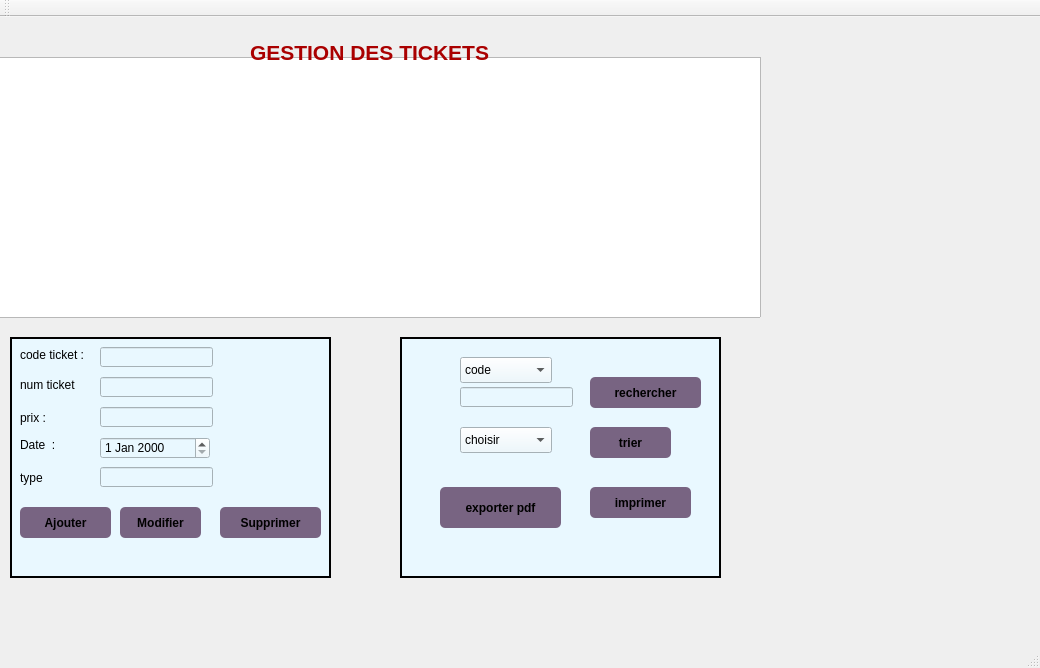
<?xml version="1.0" encoding="UTF-8"?>
<ui version="4.0">
 <class>MainWindow3</class>
 <widget class="QMainWindow" name="MainWindow3">
  <property name="geometry">
   <rect>
    <x>0</x>
    <y>0</y>
    <width>1040</width>
    <height>668</height>
   </rect>
  </property>
  <property name="windowTitle">
   <string>Gestion des Clients</string>
  </property>
  <widget class="QWidget" name="centralWidget">
   <widget class="QStackedWidget" name="stackedWidget">
    <property name="geometry">
     <rect>
      <x>-40</x>
      <y>-20</y>
      <width>971</width>
      <height>591</height>
     </rect>
    </property>
    <property name="currentIndex">
     <number>0</number>
    </property>
    <widget class="QWidget" name="page">
     <widget class="QTableView" name="tableView">
      <property name="geometry">
       <rect>
        <x>10</x>
        <y>60</y>
        <width>791</width>
        <height>261</height>
       </rect>
      </property>
     </widget>
     <widget class="QFrame" name="frame_2">
      <property name="geometry">
       <rect>
        <x>50</x>
        <y>340</y>
        <width>321</width>
        <height>241</height>
       </rect>
      </property>
      <property name="styleSheet">
       <string notr="true">background-color:rgb(233,248,255);</string>
      </property>
      <property name="frameShape">
       <enum>QFrame::Box</enum>
      </property>
      <property name="frameShadow">
       <enum>QFrame::Plain</enum>
      </property>
      <property name="lineWidth">
       <number>2</number>
      </property>
      <property name="midLineWidth">
       <number>0</number>
      </property>
      <widget class="QLabel" name="label_4">
       <property name="geometry">
        <rect>
         <x>10</x>
         <y>10</y>
         <width>81</width>
         <height>16</height>
        </rect>
       </property>
       <property name="text">
        <string>code ticket :</string>
       </property>
      </widget>
      <widget class="QLabel" name="label_5">
       <property name="geometry">
        <rect>
         <x>10</x>
         <y>40</y>
         <width>81</width>
         <height>16</height>
        </rect>
       </property>
       <property name="text">
        <string>num ticket</string>
       </property>
      </widget>
      <widget class="QLabel" name="label_6">
       <property name="geometry">
        <rect>
         <x>10</x>
         <y>70</y>
         <width>71</width>
         <height>21</height>
        </rect>
       </property>
       <property name="text">
        <string>prix :</string>
       </property>
      </widget>
      <widget class="QLabel" name="label_7">
       <property name="geometry">
        <rect>
         <x>10</x>
         <y>100</y>
         <width>61</width>
         <height>16</height>
        </rect>
       </property>
       <property name="text">
        <string>Date  :</string>
       </property>
      </widget>
      <widget class="QLabel" name="label_8">
       <property name="geometry">
        <rect>
         <x>10</x>
         <y>130</y>
         <width>61</width>
         <height>21</height>
        </rect>
       </property>
       <property name="text">
        <string>type</string>
       </property>
      </widget>
      <widget class="QLineEdit" name="lineEdit_code">
       <property name="geometry">
        <rect>
         <x>90</x>
         <y>10</y>
         <width>113</width>
         <height>20</height>
        </rect>
       </property>
      </widget>
      <widget class="QLineEdit" name="lineEdit_numero">
       <property name="geometry">
        <rect>
         <x>90</x>
         <y>40</y>
         <width>113</width>
         <height>20</height>
        </rect>
       </property>
      </widget>
      <widget class="QLineEdit" name="lineEdit_prix">
       <property name="geometry">
        <rect>
         <x>90</x>
         <y>70</y>
         <width>113</width>
         <height>20</height>
        </rect>
       </property>
      </widget>
      <widget class="QLineEdit" name="lineEdit_type">
       <property name="geometry">
        <rect>
         <x>90</x>
         <y>130</y>
         <width>113</width>
         <height>20</height>
        </rect>
       </property>
      </widget>
      <widget class="QDateEdit" name="dateEdit">
       <property name="geometry">
        <rect>
         <x>90</x>
         <y>100</y>
         <width>110</width>
         <height>22</height>
        </rect>
       </property>
      </widget>
      <widget class="QPushButton" name="pushButton_ajouter">
       <property name="geometry">
        <rect>
         <x>10</x>
         <y>170</y>
         <width>91</width>
         <height>31</height>
        </rect>
       </property>
       <property name="styleSheet">
        <string notr="true">QPushButton {
padding: 5px;
border-radius: 5px;
background-color:rgb(120, 100, 130);
font-weight: bold;
}
QPushButton:hover
{
color :white;
}</string>
       </property>
       <property name="text">
        <string>Ajouter</string>
       </property>
      </widget>
      <widget class="QPushButton" name="pushButton_8">
       <property name="geometry">
        <rect>
         <x>110</x>
         <y>170</y>
         <width>81</width>
         <height>31</height>
        </rect>
       </property>
       <property name="styleSheet">
        <string notr="true">QPushButton {
padding: 5px;
border-radius: 5px;
background-color:rgb(120, 100, 130);
font-weight: bold;
}
QPushButton:hover
{
color :white;
}</string>
       </property>
       <property name="text">
        <string>Modifier</string>
       </property>
      </widget>
      <widget class="QPushButton" name="pushButton_9">
       <property name="geometry">
        <rect>
         <x>210</x>
         <y>170</y>
         <width>101</width>
         <height>31</height>
        </rect>
       </property>
       <property name="styleSheet">
        <string notr="true">QPushButton {
padding: 5px;
border-radius: 5px;
background-color:rgb(120, 100, 130);
font-weight: bold;
}
QPushButton:hover
{
color :white;
}</string>
       </property>
       <property name="text">
        <string>Supprimer</string>
       </property>
      </widget>
     </widget>
     <widget class="QFrame" name="frame_3">
      <property name="geometry">
       <rect>
        <x>440</x>
        <y>340</y>
        <width>321</width>
        <height>241</height>
       </rect>
      </property>
      <property name="styleSheet">
       <string notr="true">background-color:rgb(233,248,255);</string>
      </property>
      <property name="frameShape">
       <enum>QFrame::Box</enum>
      </property>
      <property name="frameShadow">
       <enum>QFrame::Plain</enum>
      </property>
      <property name="lineWidth">
       <number>2</number>
      </property>
      <property name="midLineWidth">
       <number>0</number>
      </property>
      <widget class="QLineEdit" name="le_rech">
       <property name="geometry">
        <rect>
         <x>60</x>
         <y>50</y>
         <width>113</width>
         <height>20</height>
        </rect>
       </property>
      </widget>
      <widget class="QPushButton" name="pb_rech">
       <property name="geometry">
        <rect>
         <x>190</x>
         <y>40</y>
         <width>111</width>
         <height>31</height>
        </rect>
       </property>
       <property name="styleSheet">
        <string notr="true">QPushButton {
padding: 5px;
border-radius: 5px;
background-color:rgb(120, 100, 130);
font-weight: bold;
}
QPushButton:hover
{
color :white;
}</string>
       </property>
       <property name="text">
        <string>rechercher</string>
       </property>
      </widget>
      <widget class="QPushButton" name="pb_tri">
       <property name="geometry">
        <rect>
         <x>190</x>
         <y>90</y>
         <width>81</width>
         <height>31</height>
        </rect>
       </property>
       <property name="styleSheet">
        <string notr="true">QPushButton {
padding: 5px;
border-radius: 5px;
background-color:rgb(120, 100, 130);
font-weight: bold;
}
QPushButton:hover
{
color :white;
}</string>
       </property>
       <property name="text">
        <string>trier</string>
       </property>
      </widget>
      <widget class="QPushButton" name="pb_imprimer">
       <property name="geometry">
        <rect>
         <x>190</x>
         <y>150</y>
         <width>101</width>
         <height>31</height>
        </rect>
       </property>
       <property name="styleSheet">
        <string notr="true">QPushButton {
padding: 5px;
border-radius: 5px;
background-color:rgb(120, 100, 130);
font-weight: bold;
}
QPushButton:hover
{
color :white;
}</string>
       </property>
       <property name="text">
        <string>imprimer</string>
       </property>
      </widget>
      <widget class="QComboBox" name="cb_rech">
       <property name="geometry">
        <rect>
         <x>60</x>
         <y>20</y>
         <width>92</width>
         <height>26</height>
        </rect>
       </property>
       <item>
        <property name="text">
         <string>code</string>
        </property>
       </item>
       <item>
        <property name="text">
         <string>numero</string>
        </property>
       </item>
       <item>
        <property name="text">
         <string>dates</string>
        </property>
       </item>
      </widget>
      <widget class="QComboBox" name="cb_tri">
       <property name="geometry">
        <rect>
         <x>60</x>
         <y>90</y>
         <width>92</width>
         <height>26</height>
        </rect>
       </property>
       <item>
        <property name="text">
         <string>choisir</string>
        </property>
       </item>
       <item>
        <property name="text">
         <string>CODE CROISSANT</string>
        </property>
       </item>
       <item>
        <property name="text">
         <string>CODE DECROISSANT</string>
        </property>
       </item>
       <item>
        <property name="text">
         <string>NUMERO CROISSANT</string>
        </property>
       </item>
       <item>
        <property name="text">
         <string>NUMERO DECROISSANT</string>
        </property>
       </item>
      </widget>
      <widget class="QPushButton" name="pbpdf">
       <property name="geometry">
        <rect>
         <x>40</x>
         <y>150</y>
         <width>121</width>
         <height>41</height>
        </rect>
       </property>
       <property name="styleSheet">
        <string notr="true">QPushButton {
padding: 5px;
border-radius: 5px;
background-color:rgb(120, 100, 130);
font-weight: bold;
}
QPushButton:hover
{
color :white;
}</string>
       </property>
       <property name="text">
        <string>exporter pdf</string>
       </property>
      </widget>
     </widget>
    </widget>
    <widget class="QWidget" name="page_2"/>
   </widget>
   <widget class="QLabel" name="label">
    <property name="geometry">
     <rect>
      <x>250</x>
      <y>10</y>
      <width>411</width>
      <height>51</height>
     </rect>
    </property>
    <property name="styleSheet">
     <string notr="true"/>
    </property>
    <property name="text">
     <string>&lt;html&gt;&lt;head/&gt;&lt;body&gt;&lt;p&gt;&lt;span style=&quot; font-size:16pt; font-weight:600; color:#aa0000;&quot;&gt;GESTION DES TICKETS&lt;/span&gt;&lt;/p&gt;&lt;/body&gt;&lt;/html&gt;</string>
    </property>
   </widget>
  </widget>
  <widget class="QToolBar" name="mainToolBar">
   <attribute name="toolBarArea">
    <enum>TopToolBarArea</enum>
   </attribute>
   <attribute name="toolBarBreak">
    <bool>false</bool>
   </attribute>
  </widget>
  <widget class="QStatusBar" name="statusBar"/>
 </widget>
 <layoutdefault spacing="6" margin="11"/>
 <resources/>
 <connections/>
</ui>
